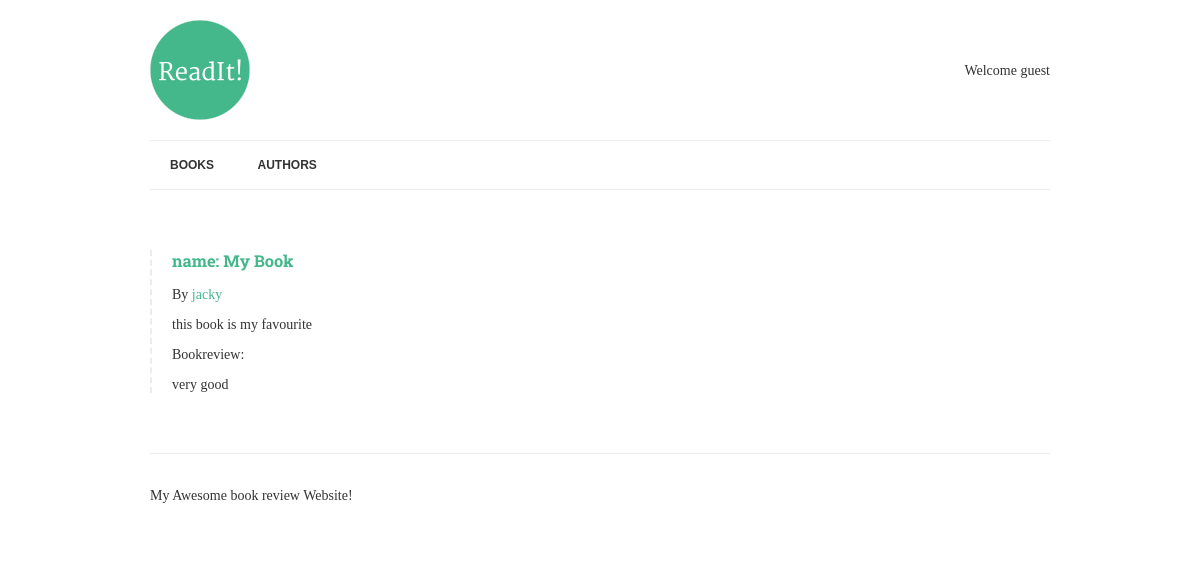
Page /books/3/ on the committed database.
### book/models.py (models this page shows, shortened)
class Book(models.Model):
    title = models.CharField(max_length=150)
    authors = models.ManyToManyField("author", related_name="books")
    review = models.TextField(blank=True, null=True)
    date_reviewed = models.DateTimeField(blank=True, null=True)
    is_favourite = models.BooleanField(default=False, verbose_name="Favourite?")

class Author(models.Model):
    name = models.CharField(max_length=70, help_text="Use pen name,not real name", unique=True)

### book/views.py (the view)
# urls.py: url(r'^books/(?P<pk>|[-\w]+)/$', BookDetail.as_view(),name="book-detail"),
class BookDetail(DetailView):
    model = Book
    template_name = "../templates/book.html"

### book/templates/book.html
{% extends 'base.html' %}
{% block content %}
    {% include 'book-detail.html' %}
{% endblock %}

### book/templates/book-detail.html
{% if book.review %}
    <div class="book">
        <h3>
            <a href="{% url 'book-detail' book.pk %}">name: {{ book.title }}</a>
        </h3>
        <p>
            By {% for author in book.authors.all %}
                    <a href="{% url 'author-detail' author.pk %}">
                        {{ author.name }}
                    </a>
             {% endfor %}
        </p>
        {% if book.is_favourite %}
            <p class="highlight">this book is my favourite</p>
        {% endif %}
        <p>Bookreview: {{ book.review|linebreaks }}</p>
    </div>
{% endif %}

### book/static/css/style.css (style rules this page uses)
.book { border-left: 2px dashed #ececec; padding-left: 20px; margin: 40px 0; }
body { font-family: 'Merriweather', serif; color: #333; font-size: 14px; }
h1, h2, h3, h4, h5, h6 { font-family: 'Roboto Slab', serif; }
a { color: #44B78B; text-decoration: none; }

### rows in the picture
Book: title "My Book", review "very good"
Author: name "jacky"
